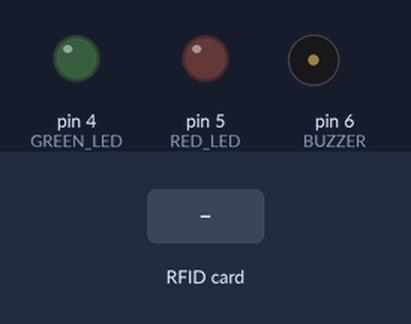
Recording of a sketch running on a simulated Arduino Uno, built with avr-gcc and run on an emulated ATmega328P. Shown: output pins drawn as LEDs (lit = HIGH), buzzer (waves = sounding). The inputs (shaded band) are chosen by the test bench. Pins used as bus, display or sensor lines are not drawn; what the sketch prints to the serial monitor is not drawn.

Above: at 1.2 s.
1.3 s: RFID card 43 A7 9B 2C held to the reader
At 2.4 s:
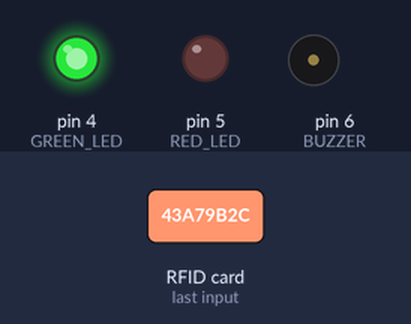
4.3 s: RFID card 5E 7A 19 C4 held to the reader
At 5.7 s:
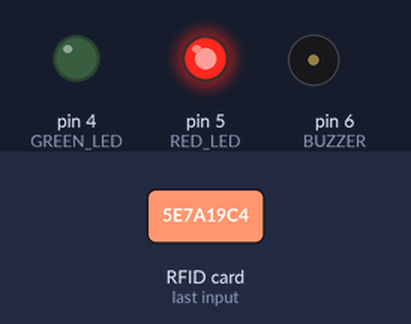
7.3 s: RFID card 12 AB 34 CD held to the reader
At 7.54 s:
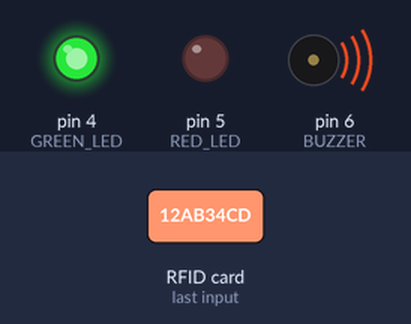
Timing chart, 0 to 11.3 s (numbered marks = the images above; inputs shaded):
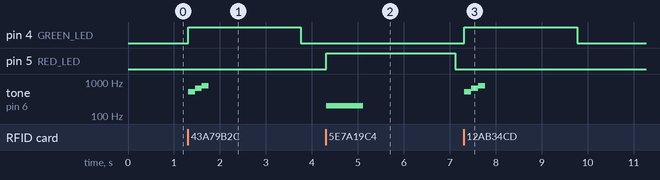

Measured:
- after the input at 1.3 s, pin 4 (GREEN_LED): LOW → HIGH at once, → LOW 2.5 s later; tone on pin 6 (BUZZER): silent → 523 Hz at once, → 659 Hz 0.15 s later, → 784 Hz 0.15 s later, → silent 0.15 s later
- after the input at 4.3 s, pin 5 (RED_LED): LOW → HIGH at once, → LOW 2.8 s later; tone on pin 6 (BUZZER): silent → 200 Hz at once, → silent 0.80 s later
- after the input at 7.3 s, pin 4 (GREEN_LED): LOW → HIGH at once, → LOW 2.5 s later; tone on pin 6 (BUZZER): silent → 523 Hz at once, → 659 Hz 0.15 s later, → 784 Hz 0.15 s later, → silent 0.15 s later

The sketch:

Working_code.ino
```cpp
#include <SPI.h>
#include <MFRC522.h>

#define SS_PIN 10
#define RST_PIN 9

#define GREEN_LED 4
#define RED_LED 5
#define BUZZER 6

MFRC522 rfid(SS_PIN, RST_PIN);

// Add your student cards here
String studentUIDs[] = {
  "43A79B2C",
  "12AB34CD",
  "98FF21A4"
};

String studentNames[] = {
  "Rahul",
  "Aman",
  "Priya"
};

int totalStudents = 3;

void setup() {
  Serial.begin(9600);
  SPI.begin();
  rfid.PCD_Init();

  pinMode(GREEN_LED, OUTPUT);
  pinMode(RED_LED, OUTPUT);
  pinMode(BUZZER, OUTPUT);

  Serial.println("Attendance System Ready...");
}

void loop() {

  digitalWrite(GREEN_LED, LOW);
  digitalWrite(RED_LED, LOW);

  if (!rfid.PICC_IsNewCardPresent()) return;
  if (!rfid.PICC_ReadCardSerial()) return;

  String uidString = "";

  for (byte i = 0; i < rfid.uid.size; i++) {
    uidString += String(rfid.uid.uidByte[i], HEX);
  }

  uidString.toUpperCase();

  Serial.print("Scanned UID: ");
  Serial.println(uidString);

  bool found = false;

  for (int i = 0; i < totalStudents; i++) {

    if (uidString == studentUIDs[i]) {

      Serial.print(studentNames[i]);
      Serial.println(" - Present ✅");

      digitalWrite(GREEN_LED, HIGH);

      // Sweet melody
      tone(BUZZER, 523); delay(150);
      tone(BUZZER, 659); delay(150);
      tone(BUZZER, 784); delay(150);
      noTone(BUZZER);

      found = true;
      break;
    }
  }

  if (!found) {

    Serial.println("Unknown Card ❌");

    digitalWrite(RED_LED, HIGH);

    tone(BUZZER, 200);
    delay(800);
    noTone(BUZZER);
  }

  delay(2000);
}
```
